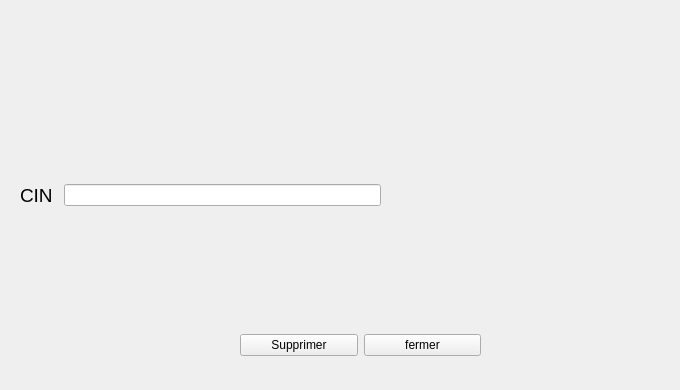
     <widget class="QWidget" name="tab_14">
      <attribute name="title">
       <string>Supprimer</string>
      </attribute>
      <widget class="QWidget" name="layoutWidget_6">
       <property name="geometry">
        <rect>
         <x>240</x>
         <y>310</y>
         <width>241</width>
         <height>71</height>
        </rect>
       </property>
       <layout class="QHBoxLayout" name="horizontalLayout_4">
        <item>
         <widget class="QPushButton" name="SuppEns">
          <property name="text">
           <string>Supprimer</string>
          </property>
         </widget>
        </item>
        <item>
         <widget class="QPushButton" name="pushButton_17">
          <property name="text">
           <string>fermer</string>
          </property>
         </widget>
        </item>
       </layout>
      </widget>
      <widget class="QWidget" name="layoutWidget_7">
       <property name="geometry">
        <rect>
         <x>20</x>
         <y>120</y>
         <width>361</width>
         <height>151</height>
        </rect>
       </property>
       <layout class="QHBoxLayout" name="horizontalLayout_2">
        <item>
         <widget class="QLabel" name="label_61">
          <property name="text">
           <string>&lt;html&gt;&lt;head/&gt;&lt;body&gt;&lt;p&gt;&lt;span style=&quot; font-size:14pt;&quot;&gt;CIN &lt;/span&gt;&lt;/p&gt;&lt;/body&gt;&lt;/html&gt;</string>
          </property>
         </widget>
        </item>
        <item>
         <widget class="QLineEdit" name="SuppEnsCIN"/>
        </item>
       </layout>
      </widget>
      <widget class="QLabel" name="label_62">
       <property name="geometry">
        <rect>
         <x>460</x>
         <y>80</y>
         <width>211</width>
         <height>191</height>
        </rect>
       </property>
       <property name="text">
        <string/>
       </property>
       <property name="pixmap">
        <pixmap>../delete_trash_icon_by_destuert-dcpzgn0.png</pixmap>
       </property>
      </widget>
     </widget>
